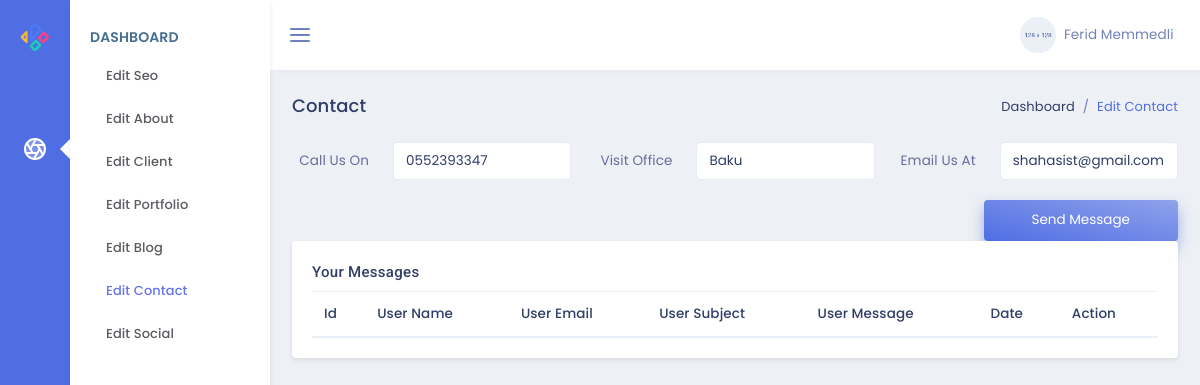
The page /admin/ on the database as committed earlier.
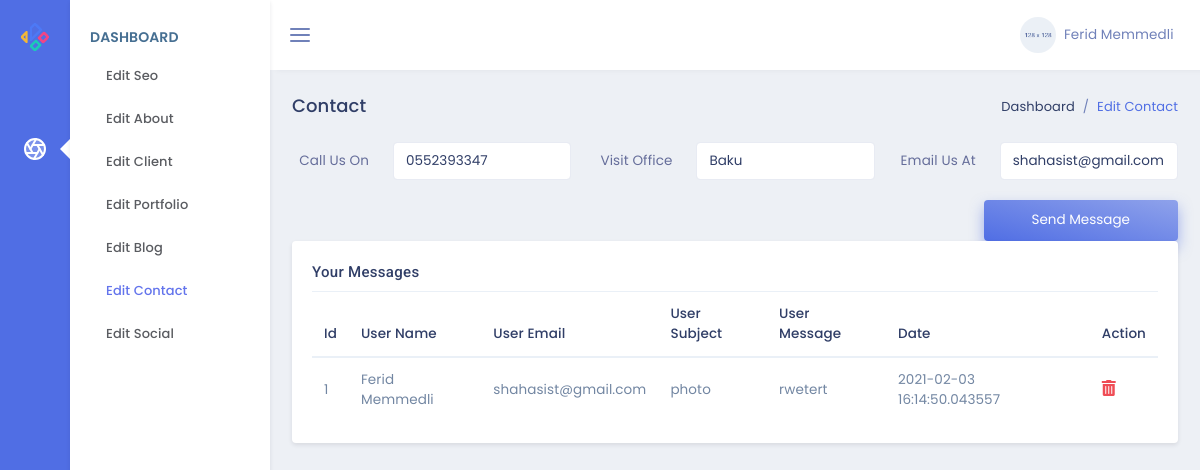
The same page on the database as committed later.
### models.py (models this page shows)
class Contact(db.Model):
    id = db.Column(db.Integer, primary_key=True)
    elaqe = db.Column(db.String(100),nullable=False)
    unvan = db.Column(db.String(100),nullable=False)
    email = db.Column(db.String(100),nullable=False)

class Form(db.Model):
    id = db.Column(db.Integer, primary_key=True)
    userName = db.Column(db.String(50),nullable=False)
    userEmail = db.Column(db.String(50),nullable=False)
    userSubject = db.Column(db.String(100),nullable=False)
    userMessage = db.Column(db.Text,nullable=False)
    userDate = db.Column(db.DateTime,default=datetime.now())

### admin/routes.py (the view, shortened to what this page needs)
@admin.route('/',methods=['GET','POST'])
def adminPage():
    form=Form.query.all()
    contact=Contact.query.all()
    if Contact.query.get(1):
        bos=True
    else:
        bos=False
    return render_template('admin/index.html',form=form,contact=contact,bos=bos)

### admin/templates/admin/index.html (shortened to what the changed rows need)
{% extends "admin/layout.html" %}
{% block contentAdmin %}
<form action="{{url_for('admin.adminPage')}}" method="POST" class="row">
    <div class="col-4">
        <div class="form-group row">
            <div class="col-8">
                {% if bos %}
                {% for i in contact %}
                    <input class="form-control" name="elaqe" value="{{i.elaqe}}" type="text" id="example-text-input" required>
                {% endfor %}
                {% else %}
                    <input class="form-control" name="elaqe" value="Contact" type="text" id="example-text-input" required>
                {% endif %}
            </div>
        </div>
    </div>
    <div class="col-4">
        <div class="form-group row">
            <div class="col-8">
                {% if bos %}
                {% for i in contact %}
                    <input class="form-control" name="unvan" value='{{i.unvan}}' type="text" id="example-text-input" required>
                {% endfor %}
                {% else %}
                    <input class="form-control" name="unvan" value='Adress' type="text" id="example-text-input" required>
                {% endif %}
            </div>
        </div>
    </div>
    <div class="col-4">
        <div class="form-group row">
            <div class="col-8">
                {% if bos %}
                {% for i in contact %}
                <input class="form-control" name="email" value="{{i.email}}" type="email" id="example-text-input" required>
                {% endfor %}
                {% else %}
                <input class="form-control" name="email" value="Email" type="email" id="example-text-input" required>
                {% endif %}
            </div>
        </div>
    </div>
</form>
<div class="row">
    <div class="col-lg-12">
        <div class="card">
            <div class="card-body">
                <div class="table-responsive">
                    <table class="table table-striped mb-0">
                        <thead>
                            <tr>
                                <th>Id</th>
                                <th>User Name</th>
                                <th>User Email</th>
                                <th>User Subject</th>
                                <th>User Message</th>
                                <th>Date</th>
                                <th>Action</th>
                            </tr>
                        </thead>
                        <tbody>
                            {% for form in form %}
                            <tr>
                                <td>{{form.id}}</td>
                                <td>{{form.userName}}</td>
                                <td>{{form.userEmail}}</td>
                                <td>{{form.userSubject}}</td>
                                <td>{{form.userMessage}}</td>
                                <td>{{form.userDate}}</td>
                                <td>
                                    <a href="/admin/deleteform/{{form.id}}"><i
                                            class="fas fa-trash-alt text-danger font-16"></i></a>
                                </td>
                            </tr>
                            {% endfor %}
                        </tbody>
                    </table>
                </div>
            </div>
        </div>
    </div>
</div>
{% endblock %}

Rows that differ between the two databases and show on the page:
added Form: id "1", userName "Ferid Memmedli", userEmail "shahasist@gmail.com", userSubject "photo", userMessage "rwetert", userDate "2021-02-03 16:14:50.043557"
